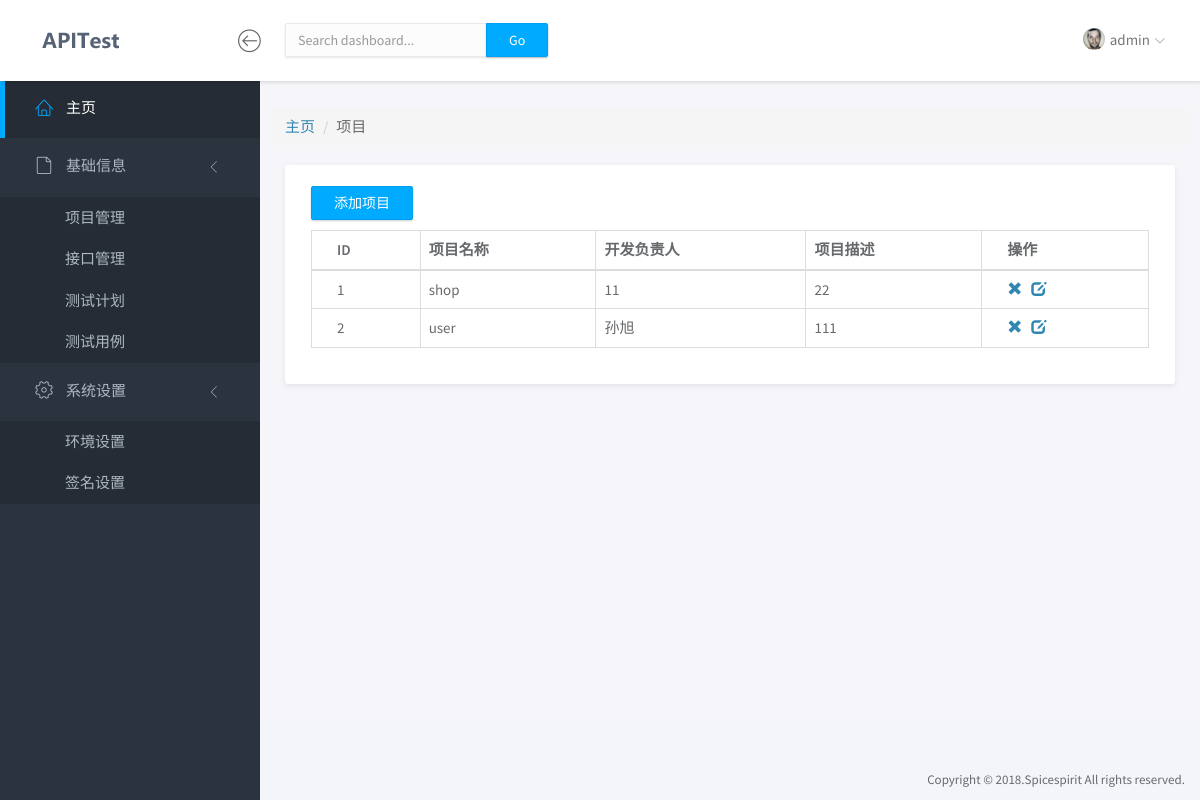
Screenshot of /project/ (signed in) with the database file from the repository.
### app/models.py (models this page shows, shortened)
class Project(models.Model):
    name = models.CharField('名称', max_length=50)
    developer = models.CharField('开发负责人', max_length=50, blank=True, null=True)
    description = models.CharField('描述', max_length=100, blank=True, null=True)
    class Meta:
        verbose_name = '项目管理'
        verbose_name_plural = '项目管理'

### app/views.py (the view)
# urls.py: path('project/', prj_list, name='prj_list'),
@login_required
def prj_list(request):
    prj_list = Project.objects.all()
    return render(request, "project_list.html", {"prj_list": prj_list})

### app/templates/project_list.html (shortened to what this page needs)
{% extends "base.html" %}
{% block content %}
	<div class="row">
		<ol class="breadcrumb">
		  <li><a href="{% url 'index' %}">主页</a></li>
		  <li>项目</li>
		</ol>
	</div>
	<div class="row">
		<div class="col-md-12">
			<div class="panel">
				<div class="panel-body">
					<form style="padding: 10px 0; ">
						<a href="{% url 'prj_add' %}"><button type="button" class="btn btn-primary">添加项目</button></a>
					</form>
					<table class="table table-bordered">
						<thead>
							<tr>
								<th>ID</th>
								<th>项目名称</th>
								<th>开发负责人</th>
								<th>项目描述</th>
								<th>操作</th>
							</tr>
						</thead>
						<tbody>
							{% for prj in prj_list %}
							<tr>
								<td>{{prj.id}}</td>
								<td>{{prj.name}}</td>
								<td>{{prj.developer}}</td>
								<td>{{prj.description}}</td>
								<td>
									<a href="#"><span class="glyphicon glyphicon-remove" data-toggle="modal" data-target="#delModal"></span></a>&nbsp;&nbsp;
                                    <a href="{% url 'prj_update' prj.id %}"><span class="glyphicon glyphicon-edit"></span></a>
								</td>
							</tr>
							{% endfor %}
						</tbody>
					</table>
				</div>
			</div>
		</div>
	</div>
{% endblock %}

### app/templates/base.html (shortened to what this page needs)
<!doctype html>
<html lang="en">
{% load staticfiles %}
<head>
	<link rel="stylesheet" href="{% static 'vendor/bootstrap/css/bootstrap.min.css' %}">
	<link rel="stylesheet" href="{% static 'vendor/font-awesome/css/font-awesome.min.css' %}">
	<link rel="stylesheet" href="{% static 'vendor/linearicons/style.css' %}">
	<link rel="stylesheet" href="{% static 'vendor/chartist/css/chartist-custom.css' %}">
	<link rel="stylesheet" href="{% static 'css/main.css' %}">
	<link rel="stylesheet" href="{% static 'css/demo.css' %}">
</head>
<body>
	<div id="wrapper">
		<nav class="navbar navbar-default navbar-fixed-top">
			<div class="brand">
				<a href="index.html"><img src="{% static 'img/logo-dark.png' %}" alt="ApiTest" class="img-responsive logo"></a>
			</div>
			<div class="container-fluid">
				<div class="navbar-btn" style="padding-left: 67px;">
					<button type="button" class="btn-toggle-fullwidth"><i class="lnr lnr-arrow-left-circle"></i></button>
				</div>
				<form class="navbar-form navbar-left">
					<div class="input-group">
						<input type="text" value="" class="form-control" placeholder="Search dashboard...">
						<span class="input-group-btn"><button type="button" class="btn btn-primary">Go</button></span>
					</div>
				</form>
				<div id="navbar-menu">
					<ul class="nav navbar-nav navbar-right">
						<li class="dropdown">
							<a href="#" class="dropdown-toggle" data-toggle="dropdown"><img src="{% static 'img/user.png' %}" class="img-circle" alt="Avatar"> <span>{{ request.user.username }}</span> <i class="icon-submenu lnr lnr-chevron-down"></i></a>
						</li>
					</ul>
				</div>
			</div>
		</nav>
		<div id="sidebar-nav" class="sidebar">
			<div class="sidebar-scroll">
				<nav>
					<ul class="nav">
						<li><a href="{% url 'index' %}" class="active"><i class="lnr lnr-home"></i> <span>主页</span></a></li>
						<li>
							<a href="#subItems" data-toggle="collapse" class="collapsed"><i class="lnr lnr-file-empty"></i> <span>基础信息</span> <i class="icon-submenu lnr lnr-chevron-left"></i></a>
							<div id="subItems" class="collapse in">
								<ul class="nav">
									<li><a href="{% url 'prj_list' %}" class="">项目管理</a></li>
									<li><a href="{% url 'api_list' %}" class="">接口管理</a></li>
									<li><a href="{% url 'plan_list' %}" class="">测试计划</a></li>
									<li><a href="{% url 'case_list' %}" class="">测试用例</a></li>
								</ul>
							</div>
						</li>
						<li>
							<a href="#subSettings" data-toggle="collapse" class="collapsed"><i class="lnr lnr-cog"></i> <span>系统设置</span> <i class="icon-submenu lnr lnr-chevron-left"></i></a>
							<div id="subSettings" class="collapse in">
								<ul class="nav">
									<li><a href="{% url 'env_list' %}" class="">环境设置</a></li>
									<li><a href="{% url 'sign_list' %}" class="">签名设置</a></li>
								</ul>
							</div>
						</li>
					</ul>
				</nav>
			</div>
		</div>
		<div class="main">
			<div class="main-content">
				<div class="container-fluid">
					{% block content %}
					{% endblock %}
				</div>
			</div>
		</div>
		<footer>
			<div class="container-fluid">
				<p class="copyright">Copyright &copy; 2018.Spicespirit All rights reserved.</p>
			</div>
		</footer>
	</div>
</body>
</html>

### rows the page displays
Project: id "1", name "shop", developer "11", description "22"
Project: id "2", name "user", developer "孙旭", description "111"

### other values shown
{{ request.user.username }} "admin"
